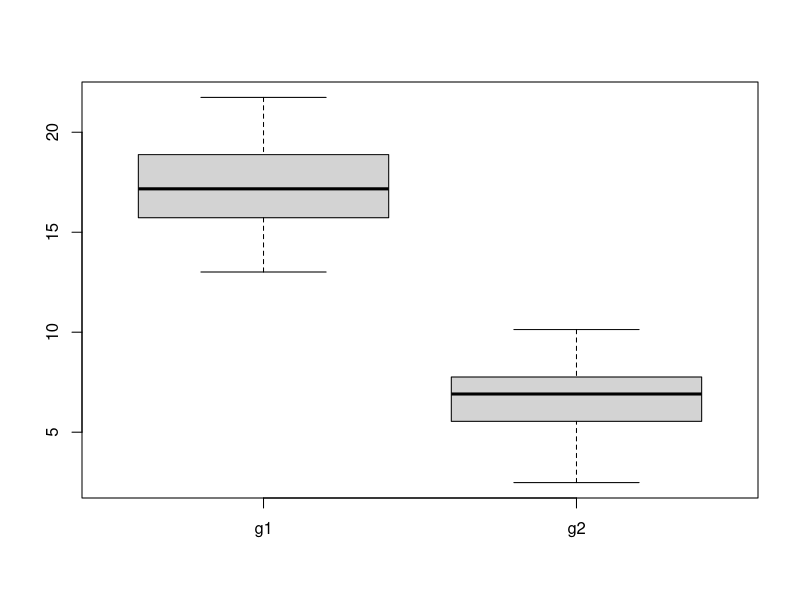
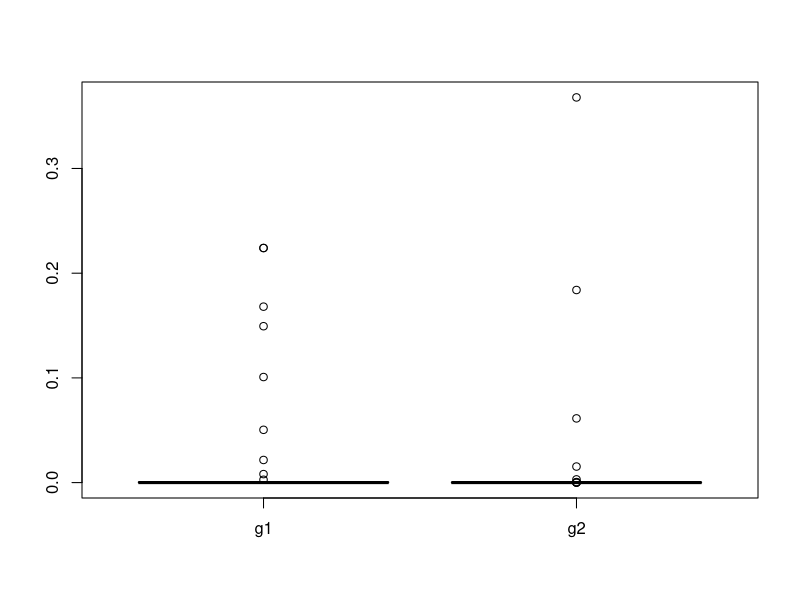

Source code (R) for these figures, in order:
## ---- chunk 1
knitr::opts_chunk$set(echo = TRUE)
## ---- chunk 2
# ---------------------------------------------------------------------
# Libraries
library(tidyverse)
library(MASS)

# ---------------------------------------------------------------------
## ---- chunk 3
# David C. Green
# 2022-03-23
# Homework 9

# Functions

# ======================================================================
# FUNCTION sim_data_norm
# Purpose: simulates data for a normal distribution
# Input: size, mean, sd
# Output: data vector
# --------------------------------------------------------------------
sim_data_norm <- function(size = 100, mean = 50, sd  = 2) {
  dat <- rnorm(n = size, mean = mean, sd = sd)
}

# ======================================================================
# FUNCTION create_dataframe
# Purpose: puts data into a data frame
# Input: group 1 to 4
# Output: dataframe
# --------------------------------------------------------------------
create_dataframe<- function(g1 = NULL, g2 = NULL, g3 = NULL, g4 = NULL) {
  if(is.null(g1) & is.null(g2) & is.null(g3) & is.null(g4)) {
    message('No data has been entered') 
    nd <- TRUE
  } else
    if (is.null(g2) & is.null(g3) & is.null(g4)) {
      data1 <- data.frame(g1)
      nd <- FALSE
    } else
      if(is.null(g3) & is.null(g4)) {
        data1 <- data.frame(g1, g2)
        nd <- FALSE
      } else
        if(is.null(g4)) {
          data1 <- data.frame(g1, g2, g3)
          nd <- FALSE
        } else 
          data1 <- data.frame(g1, g2, g3, g4)
          nd <- FALSE
  return(data1)
}

# ======================================================================
# FUNCTION analyze_data
# Purpose:
# Input:
# Output:
# --------------------------------------------------------------------
analyze_data <- function(data = data.frame(rnorm(100), rnorm(100))) {
  t_test <- t.test(data[1], data[2])
  print(t_test)
  boxplot(data)
}

# ---------------------------------------------------------------------
# Body

control <- sim_data_norm(28, 17, 2)
latd <- sim_data_norm(28, 7, 2)
df <- create_dataframe(control, latd)
analyze_data(df)
## ---- chunk 4
# David C. Green
# 2022-03-23
# Homework 9
# ---------------------------------------------------------------------

# Functions

# ======================================================================
# FUNCTION sim_data_pois
# Purpose: simulates data for a poisson distribution
# Input: size, lambda
# Output: data vector
# --------------------------------------------------------------------
sim_data_norm <- function(size = 1:100, lambda = 3) {
  dat <- dpois(x =  size, lambda = lambda)
}

# ======================================================================
# FUNCTION create_dataframe
# Purpose: puts data into a data frame
# Input: group 1 to 4
# Output: dataframe
# --------------------------------------------------------------------
create_dataframe<- function(g1 = NULL, g2 = NULL, g3 = NULL, g4 = NULL) {
  if(is.null(g1) & is.null(g2) & is.null(g3) & is.null(g4)) {
    message('No data has been entered') 
    nd <- TRUE
  } else
    if (is.null(g2) & is.null(g3) & is.null(g4)) {
      data1 <- data.frame(g1)
      nd <- FALSE
    } else
      if(is.null(g3) & is.null(g4)) {
        data1 <- data.frame(g1, g2)
        nd <- FALSE
      } else
        if(is.null(g4)) {
          data1 <- data.frame(g1, g2, g3)
          nd <- FALSE
        } else 
          data1 <- data.frame(g1, g2, g3, g4)
          nd <- FALSE
  return(data1)
}

# ======================================================================
# FUNCTION analyze_data
# Purpose:
# Input:
# Output:
# --------------------------------------------------------------------
analyze_data <- function(data = data.frame(rnorm(100), rnorm(100))) {
  t_test <- t.test(data[1], data[2])
  print(t_test)
  boxplot(data)
}

# ---------------------------------------------------------------------
# Body

control <- sim_data_norm(1:40, 3)
latd <- sim_data_norm(1:40, 1)
df <- create_dataframe(control, latd)
analyze_data(df)
